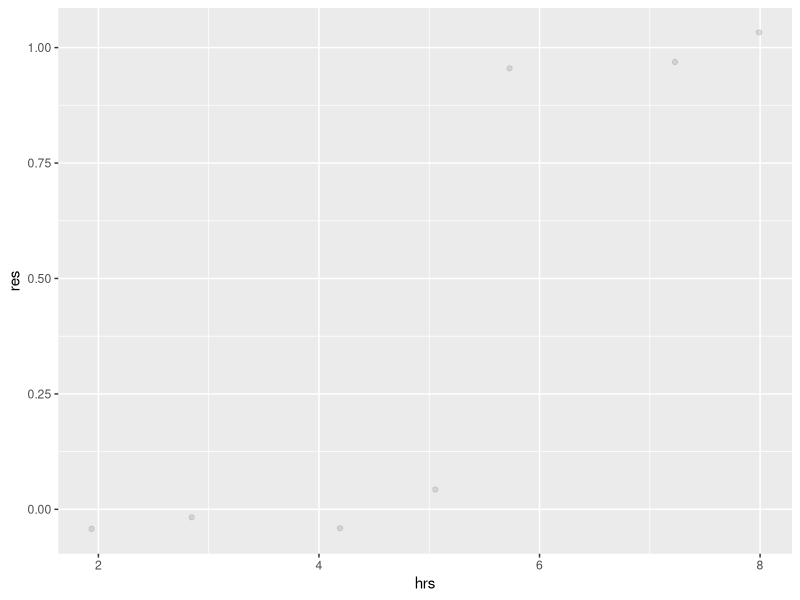
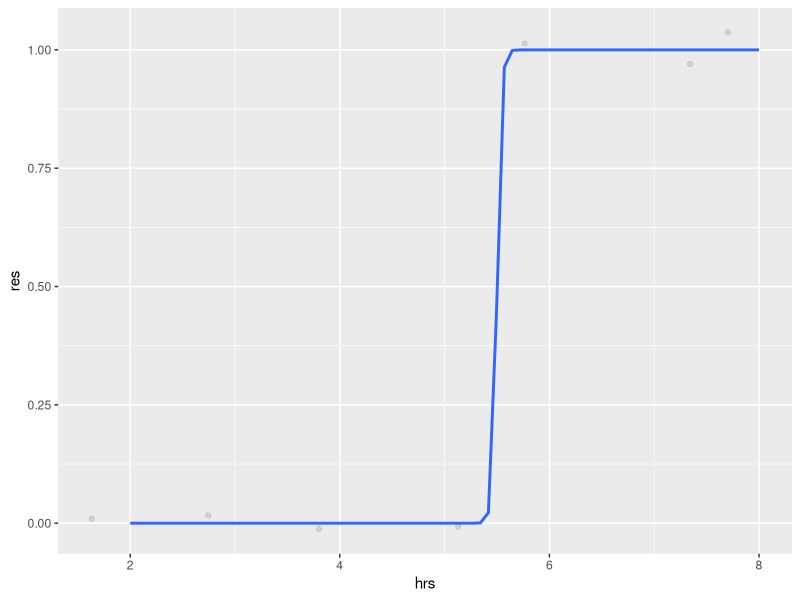

Write R code to recreate these figures, in order.
library(ggplot2)
df<-data.frame(hrs=c(2,3,4,5,6,7,8),
               res=c(0,0,0,0,1,1,1))

ggplot(df,aes(x=hrs,y=res))+ geom_jitter(height=.05, alpha=.1)

model<-glm(res~hrs, data=df, family= "binomial")

summary(model)

ggplot(df,aes(x=hrs,y=res))+ geom_jitter(height=.05, alpha=.1)+
  geom_smooth(method="glm", method.args=list(family="binomial"),se= FALSE)

